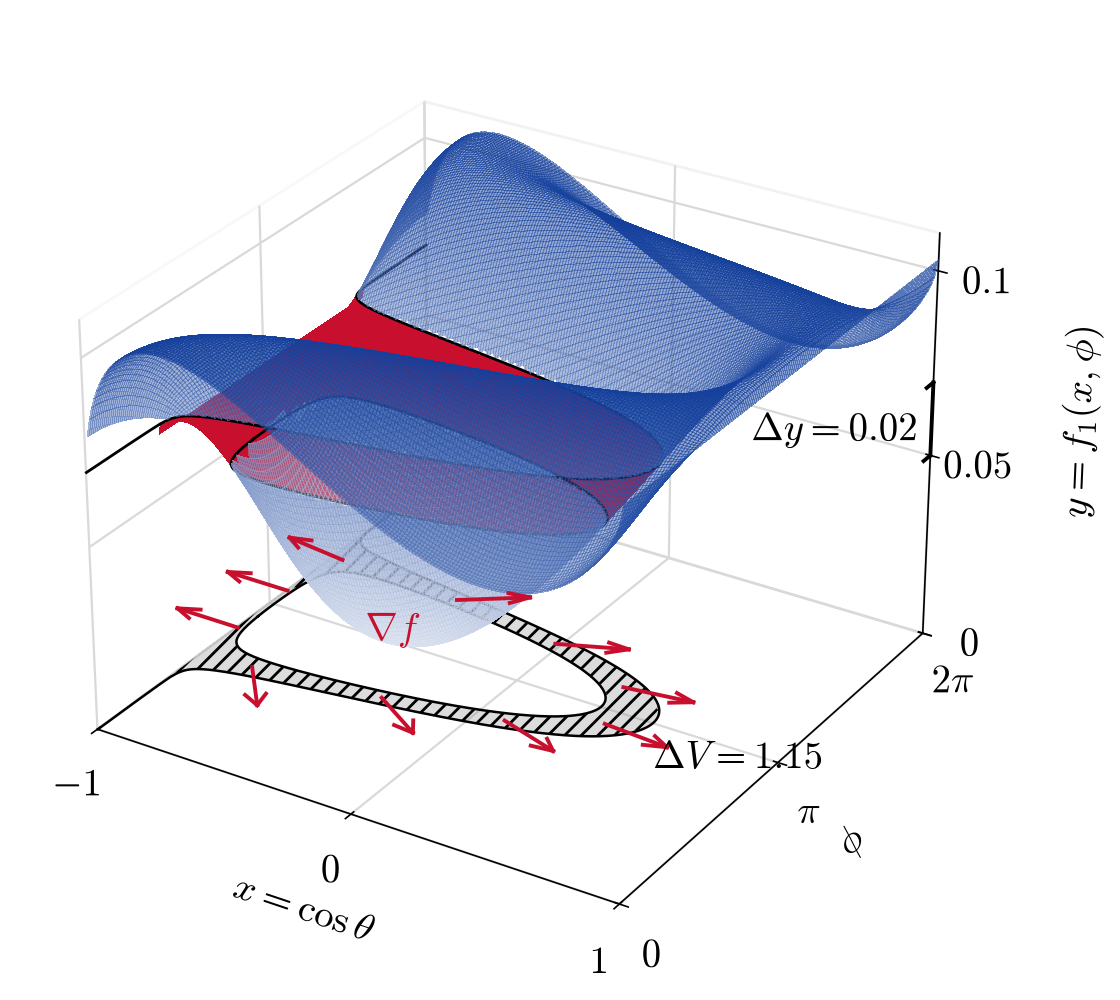

Here is the Python script that generated this plot:
#!/usr/bin/env python3
"""
Fig. 7 of the letter: the toy density of Fig. 6, y = f_1(x, phi) with x = cos theta, as a surface over the
(x, phi) plane.  The band y1 < y < y2 of Fig. 6 is the red part of the surface; its projection onto the plane is the
hatched ring of area Delta V; the arrows are grad f on that ring (uphill, normal to the contours).

The toy is compare_y.py's: a spin-1 particle decaying to two spin-1/2 ones with helicity fractions
(F_0, F_-, F_+) = (0.7, 0.3, 0) along the spin axis P at (theta, phi) = (120, 180) degrees.

Run: .venv/bin/python paper_figs/fig7_volume3d.py      -> paper_figs/fig7_volume3d.pdf / .png
"""
import os
import sys

import numpy as np

HERE = os.path.dirname(os.path.abspath(__file__))
sys.path.insert(0, HERE)
import make_paper_figs as M  # noqa: E402  (fonts, colours)
from make_paper_figs import plt  # noqa: E402
from matplotlib.colors import LinearSegmentedColormap  # noqa: E402

F0, FM, FP = 0.7, 0.3, 0.0
POL = np.radians([120.0, 180.0])
Y1, Y2 = 0.05, 0.07
RED = "#c8102e"


def f(x, ph):
    st = np.sqrt(np.clip(1 - x ** 2, 0, None))
    tp, pp = POL
    c = np.sin(tp) * np.cos(pp) * st * np.cos(ph) + np.sin(tp) * np.sin(pp) * st * np.sin(ph) + np.cos(tp) * x
    return (0.75 * F0 * (1 - c ** 2) + 0.375 * FM * (1 - c) ** 2 + 0.375 * FP * (1 + c) ** 2) / (2 * np.pi)


def main():
    n = 181
    x = np.linspace(-1, 1, n)
    ph = np.linspace(0, 2 * np.pi, 2 * n - 1)
    X, P = np.meshgrid(x, ph, indexing="ij")
    Z = f(X, P)
    # Delta V on a fine grid
    xf = np.linspace(-1, 1, 2001); pf = np.linspace(0, 2 * np.pi, 4001)
    Zf = f(*np.meshgrid(xf, pf, indexing="ij"))
    dA = (xf[1] - xf[0]) * (pf[1] - pf[0])
    dV = ((Zf > Y1) & (Zf < Y2)).sum() * dA

    fig = plt.figure(figsize=(5.6, 5.0))
    ax = fig.add_axes([0.0, 0.03, 0.9, 0.95], projection="3d")
    cmap = LinearSegmentedColormap.from_list("tt", ["#ffffff", M.NAVY])
    # the surface, with the band cut out, and the band itself on a finer grid so its edges follow the contours
    Zs = np.where((Z > Y1) & (Z < Y2), np.nan, Z)
    ax.plot_surface(X, P, Zs, facecolors=cmap(0.12 + 0.8 * Z / Z.max()), rstride=1, cstride=2, linewidth=0,
                    shade=False, antialiased=False, alpha=0.5)
    xb_, pb_ = np.linspace(-1, 1, 401), np.linspace(0, 2 * np.pi, 801)
    XB, PB = np.meshgrid(xb_, pb_, indexing="ij")
    ZB = f(XB, PB)
    ZB = np.where((ZB > Y1) & (ZB < Y2), ZB, np.nan)
    ax.plot_surface(XB, PB, ZB, color=RED, rstride=1, cstride=1, linewidth=0, shade=False, antialiased=False)
    band = (Z > Y1) & (Z < Y2)
    # the band's edges on the surface and on the floor
    tmp = plt.figure().add_subplot()
    for lev in (Y1, Y2):
        for seg in tmp.contour(XB, PB, f(XB, PB), levels=[lev]).allsegs[0]:
            zz = np.full(len(seg), lev)
            ax.plot(seg[:, 0], seg[:, 1], zz, color="black", lw=1.0, zorder=5)
            ax.plot(seg[:, 0], seg[:, 1], 0 * zz, color="black", lw=0.9, zorder=4)
    mid = max(tmp.contour(XB, PB, f(XB, PB), levels=[0.5 * (Y1 + Y2)]).allsegs[0], key=len)
    plt.close(tmp.figure)
    # hatched ring on the floor
    ring = np.where(band, 1.0, np.nan)
    ax.contourf(X, P, ring, levels=[0.5, 1.5], zdir="z", offset=0, colors=[(0.55, 0.55, 0.55, 0.3)])
    ax.contourf(X, P, ring, levels=[0.5, 1.5], zdir="z", offset=0, colors="none", hatches=["////"])
    # grad f on the ring (uphill), drawn as flat arrows on the floor
    gx, gp = np.gradient(Z, x, ph)
    for x0, p0 in mid[np.linspace(0, len(mid) - 1, 10, endpoint=False).astype(int)]:
        i, j = np.argmin(abs(x - x0)), np.argmin(abs(ph - p0))
        g = np.array([gx[i, j], gp[i, j]])
        d = g / np.hypot(g[0] / 0.25, g[1] / 0.8)              # a fixed length on the page, in (x, phi) units
        tip = np.array([x0, p0]) + d
        ax.plot([x0, tip[0]], [p0, tip[1]], [0, 0], color=RED, lw=1.4, zorder=6)
        for sgn in (1, -1):                                     # arrow head: two short barbs
            ang = np.arctan2(d[1] / 0.8, d[0] / 0.25) + np.pi + sgn * 0.45
            hb = tip + np.array([0.08 * np.cos(ang), 0.25 * np.sin(ang)])
            ax.plot([tip[0], hb[0]], [tip[1], hb[1]], [0, 0], color=RED, lw=1.4, zorder=6)
    ax.text(-0.5, np.pi, 0.003, r"$\nabla f$", color=RED, ha="center", va="center", fontsize=M.FONT, zorder=10)
    # Delta y bracket next to the y axis, Delta V label beside the ring
    xb, pb = 1.0, 2 * np.pi
    ax.plot([xb, xb], [pb, pb], [Y1, Y2], color="black", lw=1.4)
    for yy in (Y1, Y2):
        ax.plot([xb, xb], [pb - 0.15, pb], [yy, yy], color="black", lw=1.4)
    ax.text(xb, pb - 0.3, 0.5 * (Y1 + Y2), rf"$\Delta y = {Y2 - Y1:.2f}$", ha="right", va="center")
    k = np.nanargmax(np.where(band, X + 0.2 * np.cos(P - np.pi), -np.inf))
    ax.text(X.flat[k] + 0.12, P.flat[k] - 0.6, 0.0, rf"$\Delta V = {dV:.2f}$", ha="left", va="center", zorder=10)

    ax.set_xlim(-1, 1); ax.set_ylim(0, 2 * np.pi); ax.set_zlim(0, 0.11)
    ax.set_xticks([-1, 0, 1]); ax.set_yticks([0, np.pi, 2 * np.pi]); ax.set_zticks([0, 0.05, 0.1])
    ax.set_yticklabels(["$0$", r"$\pi$", r"$2\pi$"]); ax.set_xticklabels(["$-1$", "$0$", "$1$"])
    ax.set_zticklabels(["$0$", "$0.05$", "$0.1$"])
    ax.set_xlabel(r"$x = \cos\theta$", labelpad=4)
    ax.set_ylabel(r"$\phi$", labelpad=4)
    ax.set_zlabel(r"$y = f_1(x,\phi)$", labelpad=12)
    ax.view_init(elev=28, azim=-58)
    for a in (ax.xaxis, ax.yaxis, ax.zaxis):
        a.pane.set_facecolor((1, 1, 1, 0))
        a._axinfo["grid"]["color"] = (0.85, 0.85, 0.85, 1)
    for ext in ("pdf", "png"):
        fig.savefig(os.path.join(HERE, f"fig7_volume3d.{ext}"), dpi=200)
    print(f"Delta V = {dV:.3f} for {Y1} < y < {Y2}")


if __name__ == "__main__":
    main()
